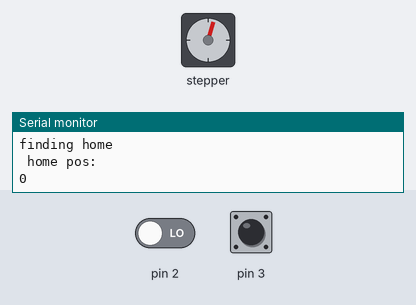
Bench run of a sketch on a simulated Arduino Uno, built with avr-gcc and run on an emulated ATmega328P. On the bench: stepper motor, the last lines printed to the serial monitor. The test bench sets the inputs (shaded band); at power-on: pin 2 LOW, pin 3 HIGH. Stepper angles assume 4096 steps per turn.

Above: at 1.04 s.
1.3 s: pin 2 driven HIGH
At 1.64 s:
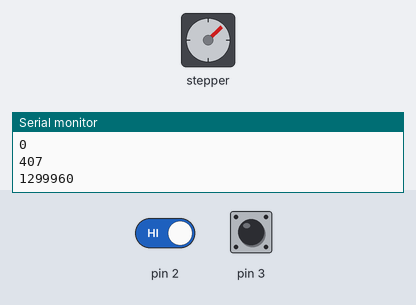
At 7.23 s:
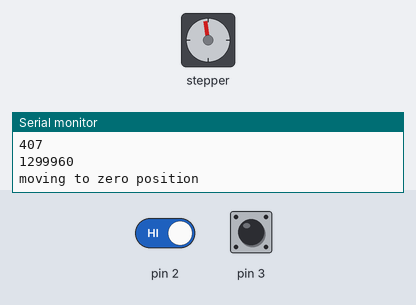
Timing chart, 0 to 28.6 s (numbered marks = the images above; inputs shaded):
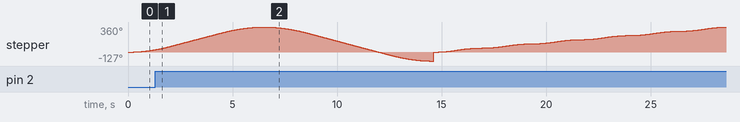

The sketch:

accel_version_full.ino
```cpp
#include <AccelStepper.h>
#define HALFSTEP 8

#define motorPin1  4
#define motorPin2  5
#define motorPin3  6
#define motorPin4  7

// Initialize with pin sequence IN1-IN3-IN2-IN4 for using the AccelStepper with 28BYJ-48
AccelStepper stepper1(HALFSTEP, motorPin1, motorPin3, motorPin2, motorPin4);

int homePosition;
boolean foundHome = false;
long revCounter = 0;
int stepQueue = 0;
volatile unsigned long lastInterruptTime = micros();

void setup() {
  //debug
  Serial.begin(9600);
  //debug

  pinMode(2, INPUT);
  pinMode(3, INPUT_PULLUP);
  attachInterrupt(0, homePosInterrupt, RISING);
  attachInterrupt(1, forceIncrement, FALLING);

  stepper1.setMaxSpeed(1000);
  stepper1.setAcceleration(500.0);

  findHome();
}

void loop() {
  int stepsToMove = 0;
  //set slide holder to intial actual home position from which
  //it will increment in 1/6ths
  if((stepper1.distanceToGo() == 0) && (foundHome == false)){
    //debug
    Serial.println("moving to zero position");
    //debug

    stepper1.runToNewPosition(homePosition - 1850);
    stepper1.setCurrentPosition(0);
    foundHome = true;
  }

  //increment 1/6th rev at a time.  due to gearing ratios (4096 half steps/360deg)
  //(4096 / 6 = 682.67) every third increment must move one half step less to make
  //the average increment equal to 682.67 steps.
  if(stepper1.distanceToGo() == 0){
    if(revCounter == 2){
      stepsToMove = 682;
      revCounter = 0;
    }
    else{
      stepsToMove = 683;
      revCounter++;
    }
    stepper1.move(stepsToMove);
  }

  stepsToMove = 0;
  stepper1.run();
}

void findHome(){
  //debug
  Serial.println("finding home");
  //debug

  stepper1.moveTo(4096);

  //debug
  Serial.println(" home pos: ");
  Serial.println(homePosition);
  //debug
}

void homePosInterrupt(){
  if((micros()-lastInterruptTime) >= 1000000){
    homePosition = stepper1.currentPosition();
    //debug
    Serial.println(homePosition);
    Serial.println((micros()-lastInterruptTime));
    //debug
  }
  lastInterruptTime = micros();
}

int nextIncrementValue(){
  if(revCounter == 2){
      return 682;
      revCounter = 0;
  }
  else{
    return 683;
    revCounter++;
  }
}

int addIncrementToQueue(){
  return int(nextIncrementValue);
}

void forceIncrement(){
  addIncrementToQueue();
}
```
